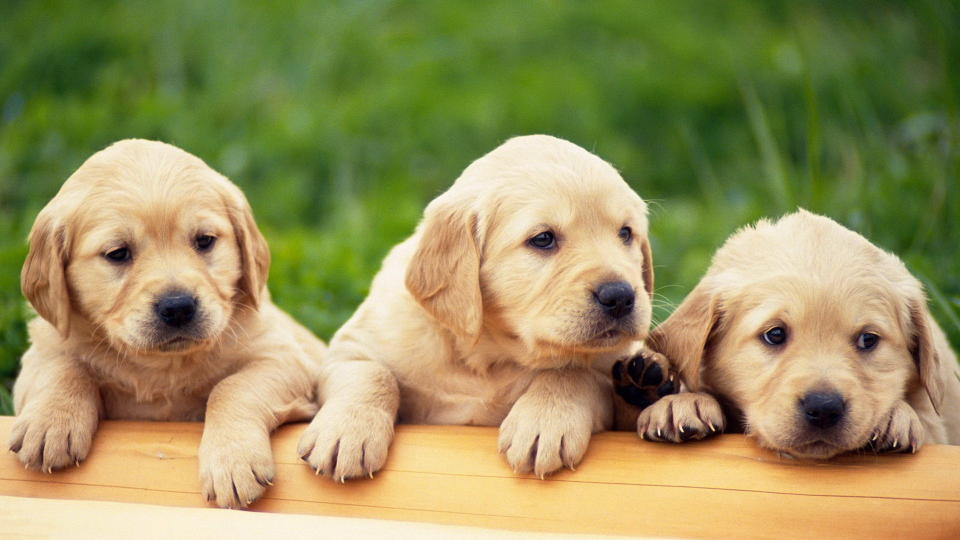
#> input picture img/puppy.jpg, 1920 x 1080 px (shown at 1/2 size)
$ python splitmerge.py
#> lines starting #> are read from the running program, lines starting #| are printed output that depends on the picture
#> further down, img is the input picture: shape (1080, 1920, 3); mean B, G, R 93.2, 145.4, 152.3
### rescale.py
import cv2 as cv


def rescaleFrame(frame, scale = 0.75):
    # works for images, videos
#> called with scale = 0.3
    width = int(frame.shape[1]*scale)
#> width = 576
    height = int(frame.shape[0]*scale)
#> height = 324
    dimensions = (width, height)
#> dimensions = (576, 324)

    return cv.resize(frame,dimensions, interpolation = cv.INTER_AREA)
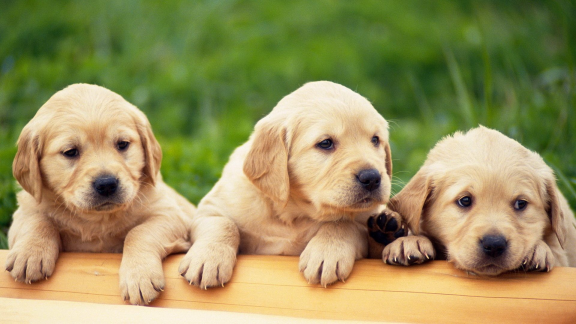
#> returned value: shape (324, 576, 3); mean of channels 0, 1, 2 93.2, 145.4, 152.3; drawn as B, G, R

# [4 lines left out: function changeRes, not called in this run]

# [21 lines of commented-out code are left out]

### splitmerge.py
import cv2
import numpy as np
import rescale

img = cv2.imread('img/puppy.jpg')
cv2.imshow("Puppy",img)

rescaled_img = rescale.rescaleFrame(img,scale=0.3)
cv2.imshow("Rescaled_img",rescaled_img)

# SPLIT THE RGB CHANNELS
b,g,r = cv2.split(rescaled_img)
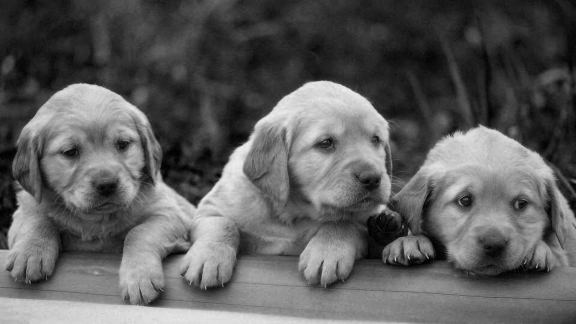
#> b: shape (324, 576); min 0, max 241, mean 93.2
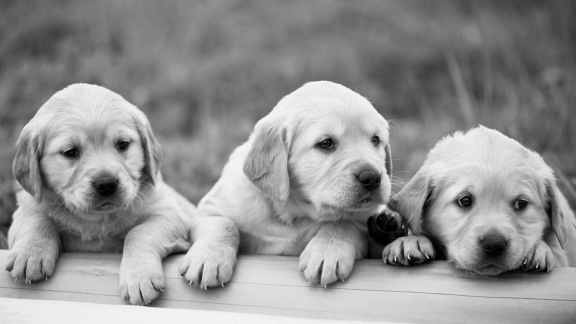
#> g: shape (324, 576); min 0, max 248, mean 145.4
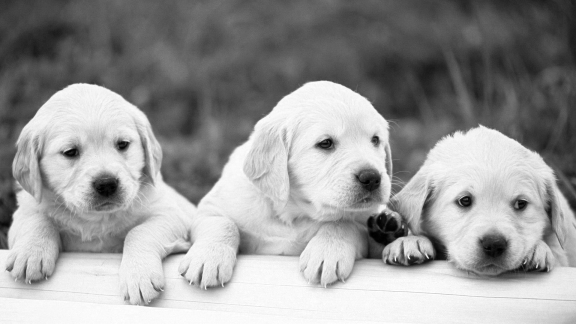
#> r: shape (324, 576); min 0, max 255, mean 152.3
cv2.imshow("Green",g)
cv2.imshow("Blue",b)
cv2.imshow("Red",r)

print(rescaled_img.shape,b.shape, g.shape, r.shape)
#| (324, 576, 3) (324, 576) (324, 576) (324, 576)

# MERGE THE CHANNELS
merged = cv2.merge([b,g,r])
cv2.imshow("Merged image",merged)

# SHOW RED, GREEN, BLUE COLORED IMAGES
blank = np.zeros(rescaled_img.shape[:2], dtype='uint8')

blue = cv2.merge([blank,blank,b])
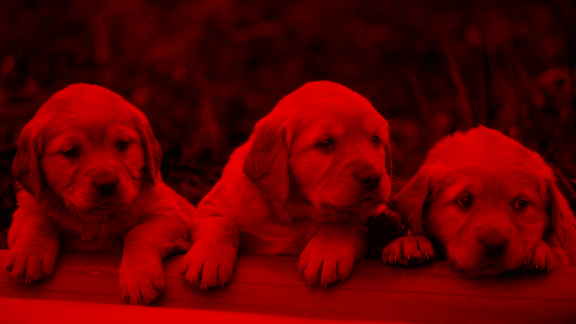
#> blue: shape (324, 576, 3); mean of channels 0, 1, 2 0, 0, 93.2; drawn as B, G, R
red = cv2.merge([r,blank,blank])
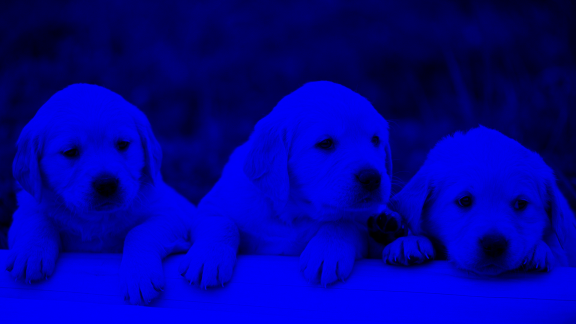
#> red: shape (324, 576, 3); mean of channels 0, 1, 2 152.3, 0, 0; drawn as B, G, R
green = cv2.merge([blank,g,blank])
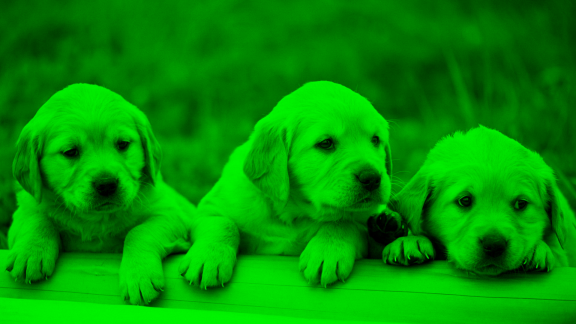
#> green: shape (324, 576, 3); mean of channels 0, 1, 2 0, 145.4, 0; drawn as B, G, R

cv2.imshow("Pure red",red)
cv2.imshow("Pure green",green)
cv2.imshow("Pure blue",blue)


cv2.waitKey(0)
